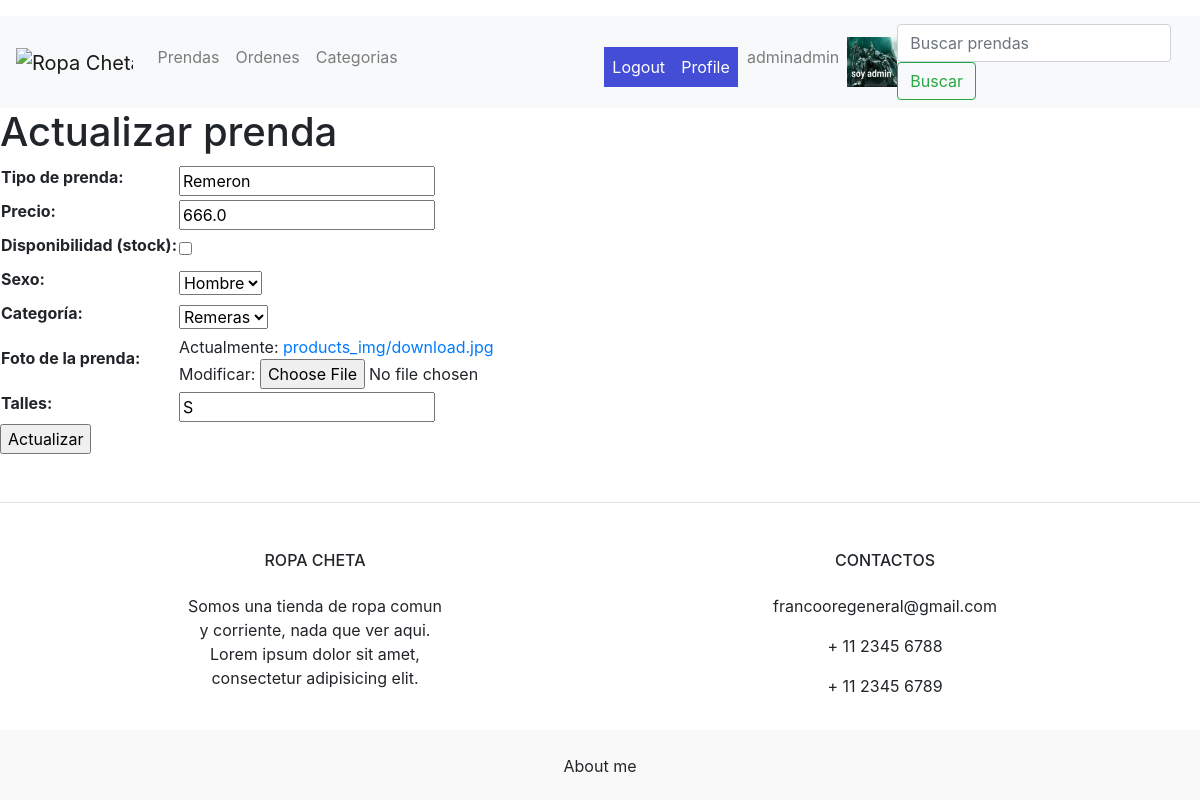
The app's page /clothes/update-garment/1/ (signed in) with its own data.
### users/models.py (models this page shows)
class UserProfile(models.Model):
    class Meta:
        verbose_name_plural = 'Perfiles de usuarios'
    user = models.OneToOneField(User, on_delete=models.CASCADE, related_name='profile', verbose_name='Usuario')
    phone = models.CharField(max_length=25, null=True, blank=True, verbose_name='Numero telefonico')
    birth_date = models.DateField(null=True, blank=True, verbose_name='Fecha de nacimiento')
    profile_picture = models.ImageField(upload_to='profile_images', null=True, blank=True)

### clothes/models.py (models this page shows, shortened)
class Clothes(models.Model):
    CHOICES = (
    ('man', 'Hombre'),
    ('woman', 'Mujer'),
    ('unisex', 'Unisex'),
)
    CATEGORIES = (
        ('Buzos', 'Buzos'),
        ('Remeras', 'Remeras'),
        ('Gorras', 'Gorras'),
    )
    class Meta:
        verbose_name_plural = 'Prendas'
    type = models.CharField(max_length=123, verbose_name= 'Prenda')
    price = models.FloatField(default=0, verbose_name= 'Precio')
    stock = models.BooleanField(default=False, verbose_name= 'Existencias')
    sex = models.CharField(choices = CHOICES, max_length= 6, default= 'unisex', verbose_name = 'Sexo')
    category = models.CharField(choices = CATEGORIES, max_length= 7, default= 'shirts', verbose_name= 'Categoría')
    garment_image = models.ImageField(upload_to='products_img', null=True, blank=True, verbose_name= 'Foto de la prenda')
    size = models.CharField(max_length=123, verbose_name= 'Talles')

### clothes/views.py (the view, shortened to what this page needs)
# urls.py: path('update-garment/<int:pk>/', update_garment, name='update_garment'),
@user_passes_test(lambda u: u.is_superuser)
def update_garment(request, pk):
    garment = Clothes.objects.get(id=pk)
    if request.method == 'GET':
        context = {
            'form': ClothesForm(
                initial={
                    'type':garment.type,
                    'price':garment.price,
                    'stock':garment.stock,
                    'sex':garment.sex,
                    'category':garment.category,
                    'garment_image':garment.garment_image,
                    'size':garment.size,
                }
            )
        }
        return render(request, 'clothes/update_garment.html', context=context)

### clothes/forms.py
class ClothesForm(forms.Form):
    CHOICES = (
    ('man', 'Hombre'),
    ('woman', 'Mujer'),
    ('unisex', 'Unisex'),
)
    CATEGORIES = (
        ('Buzos', 'Buzos'),
        ('Remeras', 'Remeras'),
        ('Gorras', 'Gorras'),
    )
    type = forms.CharField(max_length=123, label = 'Tipo de prenda')
    price = forms.FloatField(label = 'Precio')
    stock = forms.BooleanField(required=False, label = 'Disponibilidad (stock)')
    sex = forms.ChoiceField(choices = CHOICES, label = 'Sexo')
    category = forms.ChoiceField(choices = CATEGORIES, label= 'Categoría')
    garment_image = forms.ImageField(label= 'Foto de la prenda')
    size = forms.CharField(max_length=123, label= 'Talles')

### Templates/clothes/update_garment.html (shortened to what this page needs)
{% extends 'base.html' %}
{% block content %}
    <h1>Actualizar prenda</h1>
    {% if form %}
        <form action="" method="POST" enctype="multipart/form-data">
            <table>
                {{form.as_table}}
            </table>
            <input type="submit" value="Actualizar">
        </form>
    {% endif %}
{% endblock %}
{% block search %}
<form class="form-inline my-2 my-lg-0" action="/clothes/list-clothes" method="GET">
    <input class="form-control mr-sm-2" type="search" placeholder="Buscar prendas" aria-label="Search" name="search">
    <button class="btn btn-outline-success my-2 my-sm-0" type="submit">Buscar</button>
{% endblock %}

### Templates/base.html (shortened to what this page needs)
<!DOCTYPE html>
<html lang="en">
<head>
    <link rel="stylesheet" href="https://cdn.jsdelivr.net/npm/bootstrap@4.6.2/dist/css/bootstrap.min.css">
</head>
<body>
    <p style="background-image: url('https://i.ibb.co/hmWLZ6V/Captura-de-pantalla-2023-02-04-213633-removebg-preview.png');">
    <header>
        <nav class="navbar navbar-expand-lg navbar-light bg-light">
            <a class="navbar-brand" href="/"><img src="https://i.ibb.co/hmWLZ6V/Captura-de-pantalla-2023-02-04-213633-removebg-preview.png" alt="Ropa Cheta" width="150" height="45" ></a>
            <div class="collapse navbar-collapse" id="navbarSupportedContent">
                <ul class="navbar-nav mr-auto">
                    <li class="nav-item">
                        <a class="nav-link" href="/clothes/list-clothes">Prendas</a>
                    </li>
                    {% if request.user.is_authenticated %}
                        {% if request.user.is_superuser %}
                        <li class="nav-item">
                            <a class="nav-link" href="/orders/list-orders">Ordenes</a>
                        </li>
                        {% endif %}
                    {% endif %}
                    <li class="nav-item">
                        <a class="nav-link" href="/clothes/list-categories">Categorias</a>
                    </li>
                    {% if request.user.is_authenticated %}
                    <li class="nav-item">
                        <a class="nav-link" href="/users/logout/"
                        style="background-color:#434dd6; color: white; border: 0px; position: relative; top: 20%; right: 2%"
                        role="button">Logout</a>
                    </li>
                    <li class="nav-item">
                        <a class="nav-link" href="/users/update/profile/"
                        style="background-color:#434dd6; color: white; border: 0px; position: relative; top: 20%; right: 2%"
                        role='button'>Profile</a>
                    </li>
                    <li class="nav-item">
                        <a class="nav-link" href="/users/update/">{{request.user.username}}</a>
                    </li>
                        {% if request.user.profile.profile_picture.url != '' %}
                            <img src="{{request.user.profile.profile_picture.url}}" alt="profile_picture" width="50px" height="50px">
                        {% endif %}
                    {% endif %}
                </ul>
                {% block search %}
                {% endblock %}
                </form>
            </div>
        </nav>
    </header>
    {% block content %}
    {% endblock %}
    <section class="d-flex justify-content-center justify-content-lg-between p-4 border-bottom">
    </section>
    <section class="">
        <div class="container text-center text-md-start mt-5">
            <div class="row mt-3">
                <div class="col-md-3 col-lg-4 col-xl-3 mx-auto mb-4">
                    <h6 class="text-uppercase fw-bold mb-4">
                        Ropa Cheta
                    </h6>
                    <p>
                        Somos una tienda de ropa comun y corriente, nada que ver aqui. Lorem ipsum
                        dolor sit amet, consectetur adipisicing elit.
                    </p>
                </div>
                <div class="col-md-4 col-lg-3 col-xl-3 mx-auto mb-md-0 mb-4">
                    <h6 class="text-uppercase fw-bold mb-4">Contactos</h6>
                    <p>
                        francooregeneral@gmail.com
                    </p>
                    <p> + 11 2345 6788</p>
                    <p> + 11 2345 6789</p>
                </div>
            </div>
        </div>
    </section>
    <div class="text-center p-4" style="background-color: rgba(0, 0, 0, 0.025);">
        <a class="text-reset fw-bold" href="/about">About me</a>
    </div>
</body>
</html>

### records on screen
Clothes: type "Remeron", price "666.0", sex "Hombre", category "Remeras", size "S"

### other values on screen
{{ request.user.username }} "adminadmin"
